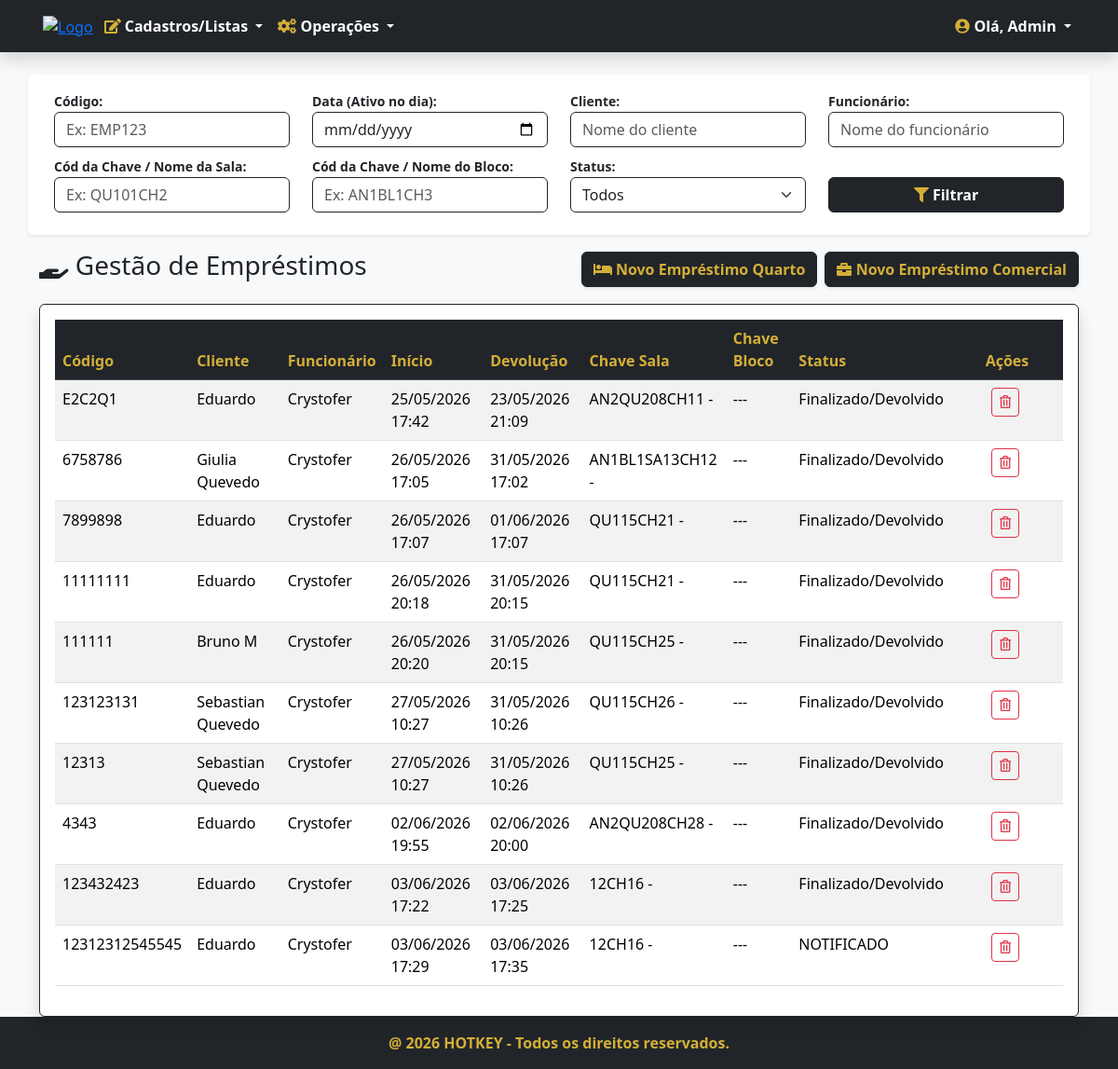
The page /emprestimos/ (signed in) on the database as committed earlier.
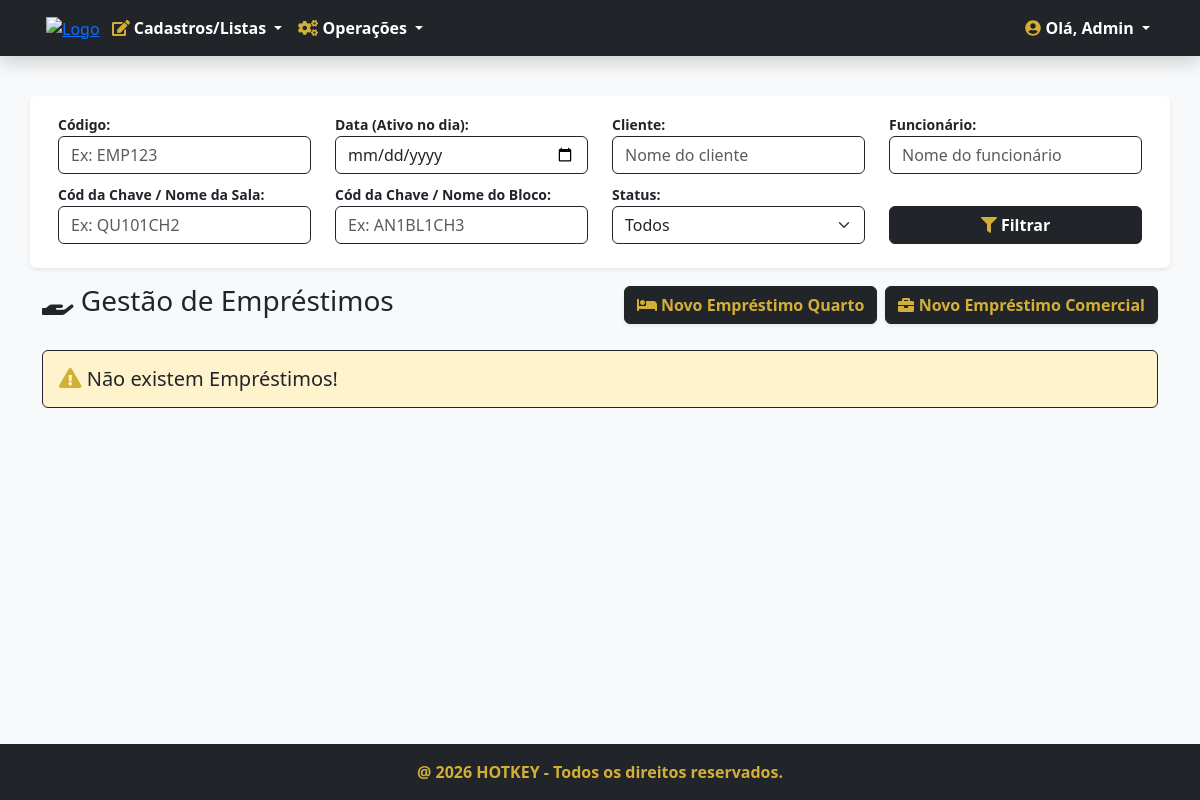
The same page on the database as committed later.
### emprestimos/models.py (models this page shows, shortened)
class Emprestimo(models.Model):
    STATUS_CHOICES = [
        ('ATIVO','Ativo'),
        ('FINALIZADO/DEVOLVIDO','Finalizado/Devolvido'),
        ('ATRASADO','Atrasado'),
    ]
    codigo = models.CharField('Codigo', max_length=100, unique=True)
    data_inicio = models.DateTimeField('Data de Inicio')
    data_devolucao = models.DateTimeField('Data de Devolução')
    reserva = models.ForeignKey(reservas.models.Reserva, on_delete=models.PROTECT, related_name='emprestimo_reserva')
    cliente = models.ForeignKey(clientes.models.Cliente, on_delete=models.PROTECT, related_name='emprestimo_cliente')
    funcionario = models.ForeignKey(funcionarios.models.Funcionario, on_delete=models.PROTECT,related_name='emprestimo_funcionario', verbose_name='Funcionário',help_text='Funcionário que entregou a chave', null=True, blank=True)
    chave = models.ForeignKey(chaves.models.Chave, verbose_name='Chave da Sala/Quarto', on_delete=models.PROTECT, related_name='emprestimo_chave')
    chave_bloco = models.ForeignKey(chaves.models.Chave, verbose_name='Chave do Bloco', on_delete=models.PROTECT, null=True, blank=True, related_name='emprestimo_chave_bloco')
    status = models.CharField('Status', max_length=50, choices=STATUS_CHOICES, default='ATIVO')
    class Meta:
        verbose_name = 'Empréstimo'
        verbose_name_plural = 'Empréstimos'

### clientes/models.py (models this page shows)
class Pessoa(models.Model):
    nome = models.CharField('Nome', max_length=100, help_text='Nome completo')
    cpf = models.CharField('CPF', max_length=14, unique=True, help_text='Apenas números ou formato 000.000.000-00')

### chaves/models.py (models this page shows, shortened)
class Chave(models.Model):
    STATUS_CHOICES = [
        ('DISPONÍVEL', 'Disponível para empréstimo'),
        ('EMPRESTADA', 'Emprestada'),
        ('EXTRAVIADA', 'Perdida/Danificada'),
    ]
    TIPO_CHOICES = [
        ('BLOCO','Bloco'),
        ('SALA','Sala')
    ]
    codigo = models.CharField('Identificador', max_length=100)
    tipo = models.CharField('Tipo', max_length=50, choices=TIPO_CHOICES, default='BLOCO')
    status = models.CharField('Status', max_length=50, choices=STATUS_CHOICES, default='DISPONÍVEL')
    bloco = models.ForeignKey('blocos.Bloco', on_delete=models.PROTECT, null=True, blank=True)
    sala = models.ForeignKey('salas.Sala', on_delete=models.PROTECT, null=True, blank=True)
    class Meta:
        verbose_name = 'Chave'
        verbose_name_plural = 'Chaves'

### emprestimos/views.py (the view)
# urls.py: path('', EmprestimoListView.as_view(), name='emprestimos'),
class EmprestimoListView(PermissionRequiredMixin,ListView):
    permission_required = 'emprestimos.view_emprestimo'
    permission_denied_message = 'Visualizar empréstimo'
    model = Emprestimo
    template_name = 'emprestimos.html'
    def get_queryset(self):
        qs = super(EmprestimoListView, self).get_queryset()
        codigo = self.request.GET.get('codigo')
        data = self.request.GET.get('data')
        cliente = self.request.GET.get('cliente')
        funcionario = self.request.GET.get('funcionario')
        chave_sala = self.request.GET.get('chave_sala')
        chave_bloco = self.request.GET.get('chave_bloco')
        status = self.request.GET.get('status')
        if codigo:
            qs = qs.filter(codigo__icontains=codigo)
        if cliente:
            qs = qs.filter(cliente__nome__icontains=cliente)
        if funcionario:
            qs = qs.filter(funcionario__nome__icontains=funcionario)
        if chave_sala:
            qs = qs.filter(
                Q(chave__codigo__icontains=chave_sala) |
                Q(chave__nome__icontains=chave_sala)
            )
        if chave_bloco:
            qs = qs.filter(
                Q(chave_bloco__codigo__icontains=chave_bloco) |
                Q(chave_bloco__nome__icontains=chave_bloco)
            )
        if status:
            qs = qs.filter(status=status)
        if data:
            qs = qs.filter(data_inicio__date__lte=data, data_devolucao__date__gte=data)
        if qs.count() > 0:
            paginator = Paginator(qs, 10)
            listagem = paginator.get_page(self.request.GET.get('page'))
            return listagem
        else:
            return messages.info(self.request, 'Nenhum empréstimo encontrado com estes filtros!')

### emprestimos/templates/emprestimos.html (shortened to what this page needs)
{% extends 'index.html' %}
{% load django_bootstrap5 %}
{% block content %}
<section class="section mt-4">
    <div class="container">
        <form action="" method="GET">
            <div class="row p-3 mb-3 bg-white shadow-sm rounded align-items-end">
                <div class="col-md-3 mb-2">
                    <label class="fw-bold text-dark small">Código:</label>
                    <input class="form-control border-dark" type="text" name="codigo" value="{{ request.GET.codigo }}" placeholder="Ex: EMP123">
                </div>
                <div class="col-md-3 mb-2">
                    <label class="fw-bold text-dark small">Data (Ativo no dia):</label>
                    <input class="form-control border-dark" type="date" name="data" value="{{ request.GET.data }}">
                </div>
                <div class="col-md-3 mb-2">
                    <label class="fw-bold text-dark small">Cliente:</label>
                    <input class="form-control border-dark" type="text" name="cliente" value="{{ request.GET.cliente }}" placeholder="Nome do cliente">
                </div>
                <div class="col-md-3 mb-2">
                    <label class="fw-bold text-dark small">Funcionário:</label>
                    <input class="form-control border-dark" type="text" name="funcionario" value="{{ request.GET.funcionario }}" placeholder="Nome do funcionário">
                </div>
                <div class="col-md-3 mb-2">
                    <label class="fw-bold text-dark small">Cód da Chave / Nome da Sala:</label>
                    <input class="form-control border-dark" type="text" name="chave_sala" value="{{ request.GET.chave_sala }}" placeholder="Ex: QU101CH2">
                </div>
                <div class="col-md-3 mb-2">
                    <label class="fw-bold text-dark small">Cód da Chave / Nome do Bloco:</label>
                    <input class="form-control border-dark" type="text" name="chave_bloco" value="{{ request.GET.chave_bloco }}" placeholder="Ex: AN1BL1CH3">
                </div>
                <div class="col-md-3 mb-2">
                    <label class="fw-bold text-dark small">Status:</label>
                    <select class="form-select border-dark" name="status">
                        <option value="">Todos</option>
                    </select>
                </div>
                <div class="col-md-3 mb-2">
                    <button type="submit" class="btn btn-dark w-100 fw-bold"><i class="fas fa-filter text-gold"></i> Filtrar</button>
                </div>
            </div>
        </form>
        <div class="d-flex justify-content-between align-items-center mb-3">
            <h3 class="text-dark"><i class="fas fa-hand-holding"></i> Gestão de Empréstimos</h3>
            <div class="d-flex gap-2">
                <a href="{% url 'emprestimo_quarto_adicionar' %}" class="btn btn-dark text-gold fw-bold shadow-sm">
                    <i class="fas fa-bed"></i> Novo Empréstimo Quarto
                </a>
                <a href="{% url 'emprestimo_comercial_adicionar' %}" class="btn btn-dark text-gold fw-bold shadow-sm">
                    <i class="fas fa-briefcase"></i> Novo Empréstimo Comercial
                </a>
            </div>
        </div>
        {% if object_list %}
        <div class="card shadow border-dark">
            <div class="card-body">
                <div class="table-responsive">
                    <table class="table table-hover table-striped">
                        <thead class="table-dark">
                            <tr>
                                <th class="text-gold">Código</th>
                                <th class="text-gold">Cliente</th>
                                <th class="text-gold">Funcionário</th>
                                <th class="text-gold">Início</th>
                                <th class="text-gold">Devolução</th>
                                <th class="text-gold">Chave Sala</th>
                                <th class="text-gold">Chave Bloco</th>
                                <th class="text-gold">Status</th>
                                <th style="width: 120px; text-align: center" class="text-gold">Ações</th>
                            </tr>
                        </thead>
                        <tbody>
                            {% for emprestimo in object_list %}
                            <tr>
                                <td>{{ emprestimo.codigo }}</td>
                                <td>{{ emprestimo.cliente.nome }}</td>
                                <td>{{ emprestimo.funcionario.nome }}</td>
                                <td>{{ emprestimo.data_inicio|date:"d/m/Y H:i" }}</td>
                                <td>{{ emprestimo.data_devolucao|date:"d/m/Y H:i" }}</td>
                                <td>{{ emprestimo.chave.codigo }} - {{ emprestimo.chave.nome }}</td>
                                <td>{{ emprestimo.chave_bloco.nome|default:"---" }}</td>
                                <td>{{ emprestimo.get_status_display }}</td>
                                <td style="text-align: center">
                                    {% if emprestimo.status == 'ATIVO' or emprestimo.status == 'ATRASADO' %}
                                    <a href="{% url 'emprestimo_devolver' emprestimo.pk %}" class="btn btn-sm btn-outline-success me-1" title="Finalizar/Devolver">
                                        <i class="fas fa-check-circle"></i>
                                    </a>
                                    {% else %}
                                    <a href="{% url 'emprestimo_apagar' emprestimo.pk %}" class="btn btn-sm btn-outline-danger me-1" title="Excluir">
                                        <i class="far fa-trash-alt"></i>
                                    </a>
                                    {% endif %}
                                </td>
                            </tr>
                            {% endfor %}
                        </tbody>
                    </table>
                </div>
            </div>
        </div>
        {% else %}
        <div class="alert alert-warning border-dark text-dark mt-4">
            <h5 class="m-0"><i class="fas fa-exclamation-triangle text-gold"></i> Não existem Empréstimos!</h5>
        </div>
        {% endif %}
    </div>
</section>
{% endblock %}

### home/templates/index.html (shortened to what this page needs)
<!DOCTYPE html>
{% load static %}
{% load django_bootstrap5 %}
<html lang="pt-br" data-bs-theme="light">
{% block head %}
    {% include "head.html" %}
{% endblock %}
<body class="d-flex flex-column min-vh-100">
    <nav class="navbar navbar-expand-lg bg-dark navbar-dark shadow">
        <div class="container">
            <div class="m-1">
                    <a href="{% url 'index' %}"><img src="{% static 'img/LogoHotkey.png' %}" alt="Logo" class="img-fluid" width="75px"></a>
            </div>
            <div class="collapse navbar-collapse" id="menuPrincipal">
                {% if request.user.is_authenticated %}
                <ul class="navbar-nav me-auto mb-2 mb-lg-0">
                    <li class="nav-item dropdown">
                        <a class="nav-link dropdown-toggle fw-bold" href="#" id="menuCadastros" role="button" data-bs-toggle="dropdown">
                            <i class="fas fa-edit text-gold"></i> Cadastros/Listas
                        </a>
                    </li>
                    <li class="nav-item dropdown">
                        <a class="nav-link dropdown-toggle fw-bold" href="#" id="menuOperacoes" role="button" data-bs-toggle="dropdown">
                            <i class="fas fa-cogs text-gold"></i> Operações
                        </a>
                    </li>
                </ul>
                <ul class="navbar-nav ms-auto">
                    <li class="nav-item dropdown">
                        <a class="nav-link dropdown-toggle fw-bold text-white" href="#" id="menuUsuario" role="button" data-bs-toggle="dropdown">
                            <i class="fas fa-user-circle text-gold"></i> Olá, {{ request.user.username|title }}
                        </a>
                    </li>
                </ul>
                {% endif %}
            </div>
        </div>
    </nav>
    <section class="section">
    </section>
    <main class="flex-grow-1">
        {% block content %}{% endblock %}
    </main>
    {% block footer %}
        {% include "footer.html" %}
    {% endblock %}
</body>
</html>

### home/templates/head.html (shortened to what this page needs)
{% load static %}
<head>
    <link rel="stylesheet" href="https://cdn.es.gov.br/fonts/font-awesome/css/font-awesome.min.css">
    <link rel="stylesheet" href="https://cdn.jsdelivr.net/npm/bootstrap@5.3.3/dist/css/bootstrap.min.css">
</head>

### home/templates/footer.html (shortened to what this page needs)
<section class="section bg-dark p-3 mt-auto">
    <div class="container text-center">
        <p class="text-gold m-0 fw-bold">@ 2026 HOTKEY - Todos os direitos reservados.</p>
    </div>
</section>

### home/templates/head.html (style rules this page uses)
body { background-color: #f8f9fa; }
.text-gold { color: #D4AF37 !important; }
.navbar-dark .navbar-nav .nav-link { color: #fff; }

Rows that differ between the two databases and show on the page:
removed Emprestimo: codigo "E2C2Q1", cliente.nome "Eduardo", funcionario.nome "Crystofer", data_inicio "25/05/2026 17:42", data_devolucao "23/05/2026 21:09", chave.codigo "AN2QU208CH11", chave_bloco.nome "---", status "Finalizado/Devolvido"
removed Emprestimo: codigo "6758786", cliente.nome "Giulia Quevedo", funcionario.nome "Crystofer", data_inicio "26/05/2026 17:05", data_devolucao "31/05/2026 17:02", chave.codigo "AN1BL1SA13CH12", chave_bloco.nome "---", status "Finalizado/Devolvido"
removed Emprestimo: codigo "7899898", cliente.nome "Eduardo", funcionario.nome "Crystofer", data_inicio "26/05/2026 17:07", data_devolucao "01/06/2026 17:07", chave.codigo "QU115CH21", chave_bloco.nome "---", status "Finalizado/Devolvido"
removed Emprestimo: codigo "11111111", cliente.nome "Eduardo", funcionario.nome "Crystofer", data_inicio "26/05/2026 20:18", data_devolucao "31/05/2026 20:15", chave.codigo "QU115CH21", chave_bloco.nome "---", status "Finalizado/Devolvido"
removed Emprestimo: codigo "111111", cliente.nome "Bruno M", funcionario.nome "Crystofer", data_inicio "26/05/2026 20:20", data_devolucao "31/05/2026 20:15", chave.codigo "QU115CH25", chave_bloco.nome "---", status "Finalizado/Devolvido"
removed Emprestimo: codigo "123123131", cliente.nome "Sebastian Quevedo", funcionario.nome "Crystofer", data_inicio "27/05/2026 10:27", data_devolucao "31/05/2026 10:26", chave.codigo "QU115CH26", chave_bloco.nome "---", status "Finalizado/Devolvido"
removed Emprestimo: codigo "12313", cliente.nome "Sebastian Quevedo", funcionario.nome "Crystofer", data_inicio "27/05/2026 10:27", data_devolucao "31/05/2026 10:26", chave.codigo "QU115CH25", chave_bloco.nome "---", status "Finalizado/Devolvido"
removed Emprestimo: codigo "4343", cliente.nome "Eduardo", funcionario.nome "Crystofer", data_inicio "02/06/2026 19:55", data_devolucao "02/06/2026 20:00", chave.codigo "AN2QU208CH28", chave_bloco.nome "---", status "Finalizado/Devolvido"
removed Emprestimo: codigo "123432423", cliente.nome "Eduardo", funcionario.nome "Crystofer", data_inicio "03/06/2026 17:22", data_devolucao "03/06/2026 17:25", chave.codigo "12CH16", chave_bloco.nome "---", status "Finalizado/Devolvido"
removed Emprestimo: codigo "12312312545545", cliente.nome "Eduardo", funcionario.nome "Crystofer", data_inicio "03/06/2026 17:29", data_devolucao "03/06/2026 17:35", chave.codigo "12CH16", chave_bloco.nome "---", status "NOTIFICADO"
Other text that changed with them:
text no longer shown: "Código Cliente Funcionário Início Devolução Chave Sala Chave Bloco Status Ações"
text now shown: "Não existem Empréstimos!"
